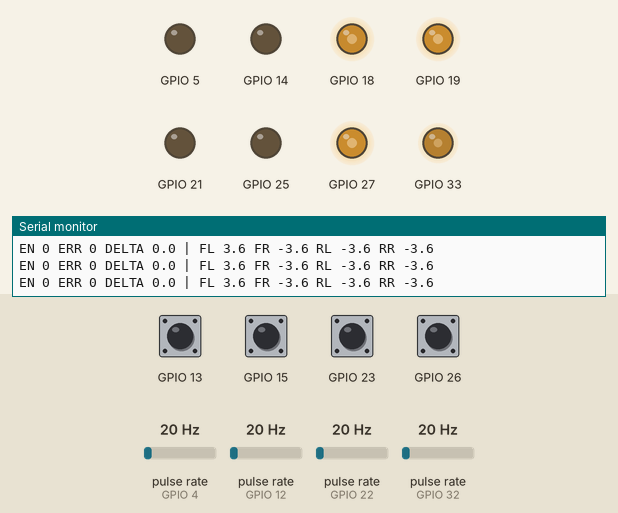
Recording of a sketch running on a simulated ESP32. Shown: output pins drawn as LEDs (lit = HIGH), the last lines printed to the serial monitor. Wiring (inferred from the names in the program): 4 × pulse sensor: data GPIO 4 / data GPIO 12 / data GPIO 22 / data GPIO 32. Inputs (shaded band) come from the test bench; at power-on: GPIO 13, GPIO 15, GPIO 23, GPIO 26 HIGH, pulse rate (sensors on GPIO 4, GPIO 12, GPIO 22, GPIO 32) 20 Hz.

Above: at 1.23 s.
1.3 s: pulse rate (sensor on GPIO 4) set to 4 Hz
4.3 s: pulse rate (sensor on GPIO 12) set to 50 Hz
At 4.74 s:
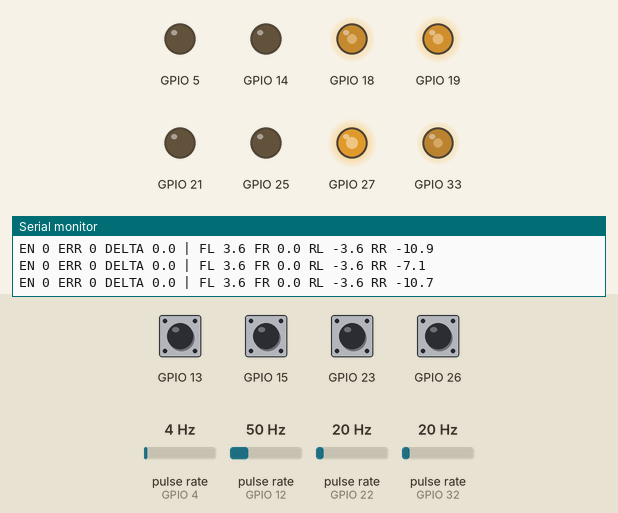
7.3 s: pulse rate (sensor on GPIO 22) set to 50 Hz
At 8.91 s:
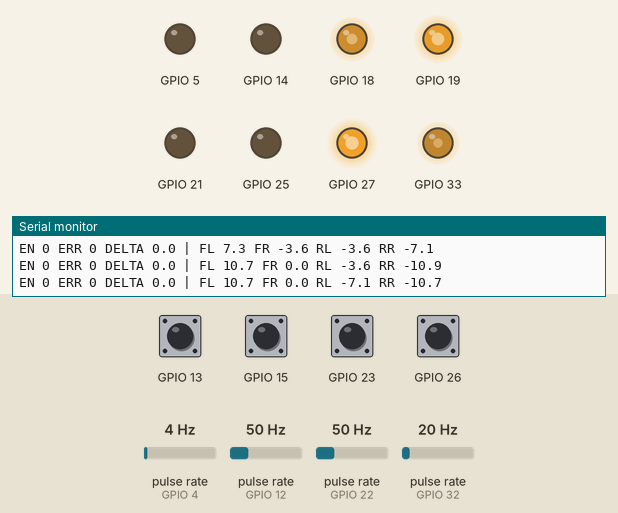
10.3 s: pulse rate (sensor on GPIO 32) set to 100 Hz
At 10.64 s:
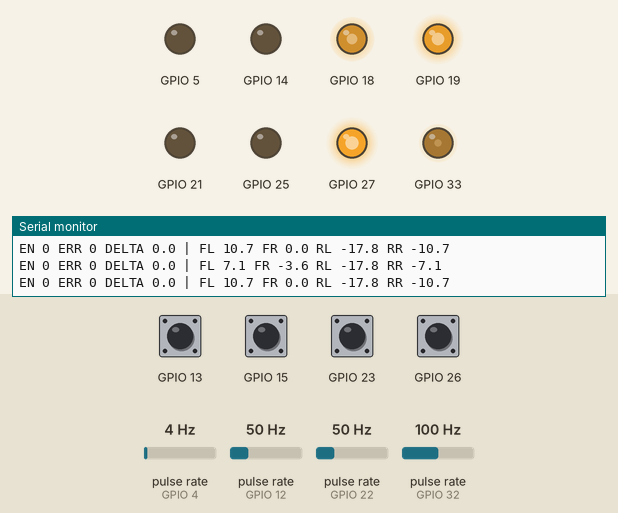
13.3 s: GPIO 23 pulled LOW for 0.15 s
16.3 s: GPIO 26 pulled LOW for 0.15 s
At 24.22 s:
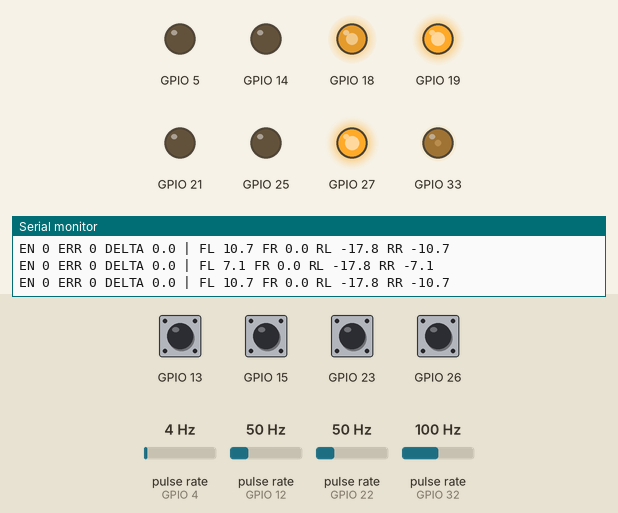
Timing chart, 0 to 24.3 s (numbered marks = the images above; inputs shaded):
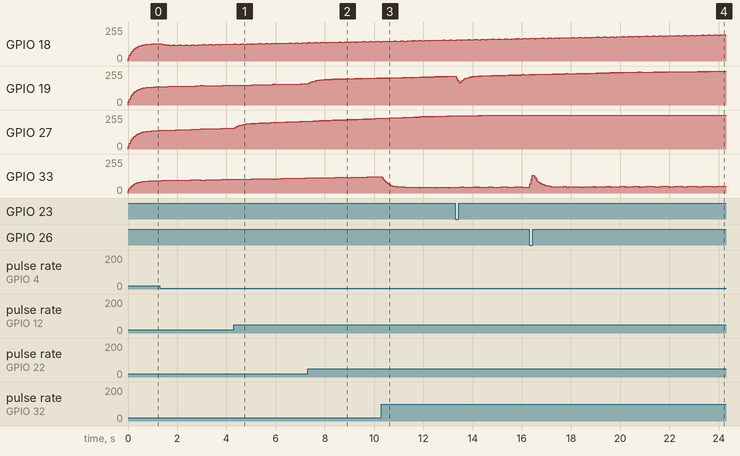

The sketch:

PID_mecanum.ino
```cpp
#include "config.h"
#include "encoder.h"
#include "motor.h"
#include <PID_v1.h>

/* ================= UART ================= */
#define UART_HEADER 0xAA

int8_t line_enable = 0;
int16_t uart_line_error = 0;
int8_t sign_id = -1;

/* ================= LINE PID ================= */
double lineErr = 0;  // pixel error
double lineOut = 0;  // delta_speed (rpm)
double lineSet = 0;  // luôn = 0

double Kp_line = 0.03;
double Ki_line = 0.0;
double Kd_line = 0.15;

PID pidLine(&lineErr, &lineOut, &lineSet,
            Kp_line, Ki_line, Kd_line, DIRECT);

/* ================= ENCODERS ================= */
EncoderRPM encFL(FL_ENC_A, FL_ENC_B, ENC_DIR_FL);
EncoderRPM encFR(FR_ENC_A, FR_ENC_B, ENC_DIR_FR);
EncoderRPM encRL(RL_ENC_A, RL_ENC_B, ENC_DIR_RL);
EncoderRPM encRR(RR_ENC_A, RR_ENC_B, ENC_DIR_RR);

/* ================= MOTORS ================= */
MotorPID motorFL(IN1B_FL, IN2B_FL, Kp_FL, Ki_FL, Kd_FL);
MotorPID motorFR(IN3B_FR, IN4B_FR, Kp_FR, Ki_FR, Kd_FR);
MotorPID motorRL(IN1A_RL, IN2A_RL, Kp_RL, Ki_RL, Kd_RL);
MotorPID motorRR(IN3A_RR, IN4A_RR, Kp_RR, Ki_RR, Kd_RR);

/* ================= TARGET ================= */
float base_speed = 20;  // rpm
float delta_speed = 0;

float targetFL = 0;
float targetFR = 0;
float targetRL = 0;
float targetRR = 0;

/* ================= ISR ================= */
void IRAM_ATTR ISR_FL() {
  encFL.handleISR();
}
void IRAM_ATTR ISR_FR() {
  encFR.handleISR();
}
void IRAM_ATTR ISR_RL() {
  encRL.handleISR();
}
void IRAM_ATTR ISR_RR() {
  encRR.handleISR();
}

/* ================= UART PARSER ================= */
void readUART() {
  static uint8_t state = 0;
  static uint8_t buf[5];
  static uint8_t idx = 0;

  while (Serial.available()) {
    uint8_t c = Serial.read();

    if (state == 0) {
      if (c == UART_HEADER) {
        buf[0] = c;
        idx = 1;
        state = 1;
      }
    } else {
      buf[idx++] = c;
      if (idx >= 5) {
        line_enable = (int8_t)buf[1];
        uart_line_error = (int16_t)(buf[2] | (buf[3] << 8));
        sign_id = (int8_t)buf[4];
        state = 0;
      }
    }
  }
}

void setup() {
  Serial.begin(115200);

  encFL.begin();
  encFR.begin();
  encRL.begin();
  encRR.begin();

  attachInterrupt(digitalPinToInterrupt(FL_ENC_A), ISR_FL, RISING);
  attachInterrupt(digitalPinToInterrupt(FR_ENC_A), ISR_FR, RISING);
  attachInterrupt(digitalPinToInterrupt(RL_ENC_A), ISR_RL, RISING);
  attachInterrupt(digitalPinToInterrupt(RR_ENC_A), ISR_RR, RISING);

  motorFL.begin();
  motorFR.begin();
  motorRL.begin();
  motorRR.begin();

  pidLine.SetMode(AUTOMATIC);
  pidLine.SetOutputLimits(-30, 30);  // giới hạn delta rpm
  pidLine.SetSampleTime(PID_DT_MS);

  Serial.println("MECANUM + LINE PID + UART READY");
}

void loop() {
  readUART();

  /* ===== UPDATE RPM ===== */
  float rpmFL = encFL.update();
  float rpmFR = encFR.update();
  float rpmRL = encRL.update();
  float rpmRR = encRR.update();

  /* ===== LINE PID ===== */
  if (line_enable) {
    lineErr = (double)uart_line_error;
    pidLine.Compute();
    delta_speed = lineOut;
  } else {
    delta_speed = 0;
  }

  /* ===== MIX SPEED ===== */
  targetFL = -base_speed + delta_speed;
  targetRL = -base_speed + delta_speed;
  targetFR = base_speed - delta_speed;
  targetRR = base_speed - delta_speed;

  /* ===== MOTOR PID ===== */
  motorFL.setpoint = targetFL;
  motorFR.setpoint = targetFR;
  motorRL.setpoint = targetRL;
  motorRR.setpoint = targetRR;

  motorFL.update(rpmFL);
  motorFR.update(rpmFR);
  motorRL.update(rpmRL);
  motorRR.update(rpmRR);

  /* ===== DEBUG ===== */
  Serial.printf(
    "EN %d ERR %d DELTA %.1f | FL %.1f FR %.1f RL %.1f RR %.1f\n",
    line_enable, uart_line_error, delta_speed,
    rpmFL, rpmFR, rpmRL, rpmRR);

  delay(PID_DT_MS);
}
```

encoder.h
```cpp
#ifndef ENCODER_H
#define ENCODER_H

#include <Arduino.h>
#include "config.h"

class EncoderRPM {
public:
  volatile long count = 0;
  int pinA, pinB;
  int dir;
  float rpm = 0;
  unsigned long lastTime = 0;

  EncoderRPM(int a, int b, int direction)
    : pinA(a), pinB(b), dir(direction) {}

  void begin() {
    pinMode(pinA, INPUT_PULLUP);
    pinMode(pinB, INPUT_PULLUP);
  }

  inline void IRAM_ATTR handleISR() {
    int A = digitalRead(pinA);
    int B = digitalRead(pinB);

    if (A == HIGH) {
      count += (B == LOW) ? 1 : -1;
    } else {
      count += (B == LOW) ? -1 : 1;
    }
  }

  float update() {
    unsigned long now = millis();
    float dt = (now - lastTime) / 1000.0;
    if (dt < ENCODER_DT_MS / 1000.0) return rpm;

    noInterrupts();
    long pulse = count;
    count = 0;
    interrupts();

    rpm = dir * (pulse / PULSE_PER_REV) * 60.0 / dt;
    lastTime = now;
    return rpm;
  }
};

#endif
```

motor.h
```cpp
#ifndef MOTOR_H
#define MOTOR_H

#include <Arduino.h>
#include <PID_v1.h>
#include "config.h"

class MotorPID {
public:
  int pinFwd, pinBwd;
  int motorDir;

  double input = 0;
  double output = 0;
  double output_f = 0;
  double setpoint = 0;

  PID pid;

  MotorPID(int fwd, int bwd,
           double kp, double ki, double kd,
           int dir = 1)
    : pinFwd(fwd),
      pinBwd(bwd),
      motorDir(dir),
      pid(&input, &output, &setpoint, kp, ki, kd, DIRECT) {}

  void begin() {
    pinMode(pinFwd, OUTPUT);
    pinMode(pinBwd, OUTPUT);

    ledcAttach(pinFwd, PWM_FREQ, PWM_RESOLUTION);
    ledcAttach(pinBwd, PWM_FREQ, PWM_RESOLUTION);

    pid.SetMode(AUTOMATIC);
    pid.SetSampleTime(PID_DT_MS);
    pid.SetOutputLimits(-MAX_PWM, MAX_PWM);

    stop();
  }

  inline double lpf(double prev, double in) {
    return PID_OUT_ALPHA * in + (1.0 - PID_OUT_ALPHA) * prev;
  }

  void update(double feedbackRPM) {
    input = feedbackRPM;
    pid.Compute();

    output_f = lpf(output_f, output);
    setPWM(motorDir * output_f);
  }

  void setPWM(int pwm) {
    pwm = constrain(pwm, -MAX_PWM, MAX_PWM);

    if (pwm > 0) {
      ledcWrite(pinFwd, pwm);
      ledcWrite(pinBwd, 0);
    } else if (pwm < 0) {
      ledcWrite(pinFwd, 0);
      ledcWrite(pinBwd, -pwm);
    } else {
      stop();
    }
  }

  void stop() {
    ledcWrite(pinFwd, 0);
    ledcWrite(pinBwd, 0);
  }
};

#endif
```

config.h
```cpp
#ifndef CONFIG_H
#define CONFIG_H

#include <Arduino.h>

/* ================= PWM ================= */
#define PWM_RESOLUTION 10
#define PWM_FREQ 100
#define MAX_PWM 1024

/* ================= ENCODER ================= */
#define PULSE_PER_REV 330.0
#define ENCODER_DT_MS 50
#define PID_DT_MS 50

/* ================= MOTOR PINS ================= */
// RL
#define IN1A_RL 25
#define IN2A_RL 33
// RR
#define IN3A_RR 27
#define IN4A_RR 14
// FL
#define IN1B_FL 21
#define IN2B_FL 19
// FR
#define IN3B_FR 18
#define IN4B_FR 5

/* ================= ENCODER PINS ================= */
// A
#define FL_ENC_A 22
#define FR_ENC_A 4
#define RL_ENC_A 32
#define RR_ENC_A 12
// B
#define FL_ENC_B 23
#define FR_ENC_B 15
#define RL_ENC_B 26
#define RR_ENC_B 13

/* ================= ENCODER DIR ================= */
/* PCB: FL ngược chiều */
#define ENC_DIR_FL -1
#define ENC_DIR_FR 1
#define ENC_DIR_RL 1
#define ENC_DIR_RR 1


/* ================= PID GAINS ================= */
#define Kp_FL 22.8
#define Ki_FL 0.6
#define Kd_FL 0.01

#define Kp_FR 21.5
#define Ki_FR 0.7
#define Kd_FR 0.01

#define Kp_RL 22.0
#define Ki_RL 0.8
#define Kd_RL 0.01

#define Kp_RR 22.6
#define Ki_RR 1.0
#define Kd_RR 0.01

/* ================= PID OUTPUT LPF ================= */
#define PID_OUT_ALPHA 0.2  // 0.2 ~ 0.4

#endif
```
